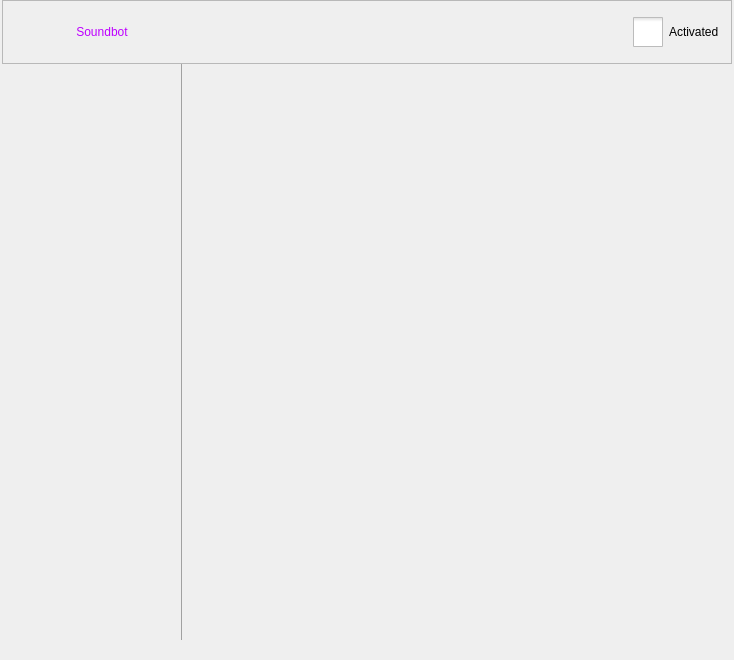
<?xml version="1.0" encoding="UTF-8"?>
<ui version="4.0">
 <class>WSoundBotMainUiClass</class>
 <widget class="QWidget" name="WSoundBotMainUiClass">
  <property name="geometry">
   <rect>
    <x>0</x>
    <y>0</y>
    <width>734</width>
    <height>660</height>
   </rect>
  </property>
  <property name="minimumSize">
   <size>
    <width>0</width>
    <height>660</height>
   </size>
  </property>
  <property name="maximumSize">
   <size>
    <width>16777215</width>
    <height>16777215</height>
   </size>
  </property>
  <property name="windowTitle">
   <string>WSoundBotMainUi</string>
  </property>
  <property name="styleSheet">
   <string notr="true">QWidget{
	font: 12px &quot;微软雅黑&quot;;
}

QFrame#frame_left{
	border:1px;
	border-right:1px solid rgba(80,80,80,125);
}

QPushButton{
	border:none;
	background-position: center;
    background-repeat: no-repeat;
}

QPushButton#pb_back{
	background-image: url(:/QtTest/icon/Setting/soundbot/back.png);
}

QCheckBox#checkBox::indicator {width: 30px; height: 30px;}

QCheckBox#checkBox::indicator:unchecked {image: url(:/QtTest/icon/Setting/off.png);}

QCheckBox#checkBox::indicator:checked {image: url(:/QtTest/icon/Setting/open.png);}
</string>
  </property>
  <layout class="QVBoxLayout" name="verticalLayout_2">
   <property name="spacing">
    <number>0</number>
   </property>
   <property name="leftMargin">
    <number>2</number>
   </property>
   <property name="topMargin">
    <number>0</number>
   </property>
   <property name="rightMargin">
    <number>2</number>
   </property>
   <property name="bottomMargin">
    <number>20</number>
   </property>
   <item>
    <widget class="QFrame" name="frame">
     <property name="minimumSize">
      <size>
       <width>0</width>
       <height>64</height>
      </size>
     </property>
     <property name="maximumSize">
      <size>
       <width>16777215</width>
       <height>64</height>
      </size>
     </property>
     <property name="frameShape">
      <enum>QFrame::StyledPanel</enum>
     </property>
     <property name="frameShadow">
      <enum>QFrame::Raised</enum>
     </property>
     <layout class="QHBoxLayout" name="horizontalLayout_2">
      <item>
       <widget class="QPushButton" name="pb_back">
        <property name="minimumSize">
         <size>
          <width>22</width>
          <height>28</height>
         </size>
        </property>
        <property name="maximumSize">
         <size>
          <width>22</width>
          <height>28</height>
         </size>
        </property>
        <property name="text">
         <string/>
        </property>
       </widget>
      </item>
      <item>
       <widget class="QPushButton" name="pb_back_1">
        <property name="minimumSize">
         <size>
          <width>120</width>
          <height>28</height>
         </size>
        </property>
        <property name="maximumSize">
         <size>
          <width>120</width>
          <height>28</height>
         </size>
        </property>
        <property name="styleSheet">
         <string notr="true">QPushButton{
	font: 24px &quot;微软雅黑&quot;;
	color:qlineargradient(spread:pad, x1:0, y1:0, x2:1, y2:1, stop:0 #0066FF, stop:1 #BD00FF);
}</string>
        </property>
        <property name="text">
         <string>Soundbot</string>
        </property>
       </widget>
      </item>
      <item>
       <spacer name="horizontalSpacer">
        <property name="orientation">
         <enum>Qt::Horizontal</enum>
        </property>
        <property name="sizeHint" stdset="0">
         <size>
          <width>517</width>
          <height>20</height>
         </size>
        </property>
       </spacer>
      </item>
      <item>
       <widget class="QCheckBox" name="checkBox">
        <property name="text">
         <string>Activated</string>
        </property>
       </widget>
      </item>
     </layout>
    </widget>
   </item>
   <item>
    <layout class="QHBoxLayout" name="horizontalLayout">
     <property name="spacing">
      <number>0</number>
     </property>
     <item>
      <widget class="QFrame" name="frame_left">
       <property name="minimumSize">
        <size>
         <width>180</width>
         <height>0</height>
        </size>
       </property>
       <property name="maximumSize">
        <size>
         <width>180</width>
         <height>16777215</height>
        </size>
       </property>
       <property name="frameShape">
        <enum>QFrame::StyledPanel</enum>
       </property>
       <property name="frameShadow">
        <enum>QFrame::Raised</enum>
       </property>
       <layout class="QVBoxLayout" name="verticalLayout">
        <property name="leftMargin">
         <number>0</number>
        </property>
        <property name="rightMargin">
         <number>0</number>
        </property>
        <property name="bottomMargin">
         <number>9</number>
        </property>
        <item>
         <widget class="WNavbarButton" name="pb_sound_page1">
          <property name="minimumSize">
           <size>
            <width>0</width>
            <height>30</height>
           </size>
          </property>
          <property name="maximumSize">
           <size>
            <width>16777215</width>
            <height>30</height>
           </size>
          </property>
          <property name="text">
           <string/>
          </property>
         </widget>
        </item>
        <item>
         <widget class="WNavbarButton" name="pb_sound_page2">
          <property name="minimumSize">
           <size>
            <width>0</width>
            <height>30</height>
           </size>
          </property>
          <property name="maximumSize">
           <size>
            <width>16777215</width>
            <height>30</height>
           </size>
          </property>
          <property name="text">
           <string/>
          </property>
         </widget>
        </item>
        <item>
         <widget class="WNavbarButton" name="pb_sound_page3">
          <property name="minimumSize">
           <size>
            <width>0</width>
            <height>30</height>
           </size>
          </property>
          <property name="maximumSize">
           <size>
            <width>16777215</width>
            <height>30</height>
           </size>
          </property>
          <property name="text">
           <string/>
          </property>
         </widget>
        </item>
        <item>
         <widget class="WNavbarButton" name="pb_sound_page4">
          <property name="minimumSize">
           <size>
            <width>0</width>
            <height>30</height>
           </size>
          </property>
          <property name="maximumSize">
           <size>
            <width>16777215</width>
            <height>30</height>
           </size>
          </property>
          <property name="text">
           <string/>
          </property>
         </widget>
        </item>
        <item>
         <widget class="WNavbarButton" name="pb_sound_page5">
          <property name="minimumSize">
           <size>
            <width>0</width>
            <height>30</height>
           </size>
          </property>
          <property name="maximumSize">
           <size>
            <width>16777215</width>
            <height>30</height>
           </size>
          </property>
          <property name="text">
           <string/>
          </property>
         </widget>
        </item>
        <item>
         <widget class="WNavbarButton" name="pb_sound_page6">
          <property name="minimumSize">
           <size>
            <width>0</width>
            <height>30</height>
           </size>
          </property>
          <property name="maximumSize">
           <size>
            <width>16777215</width>
            <height>30</height>
           </size>
          </property>
          <property name="text">
           <string/>
          </property>
         </widget>
        </item>
        <item>
         <spacer name="verticalSpacer">
          <property name="orientation">
           <enum>Qt::Vertical</enum>
          </property>
          <property name="sizeHint" stdset="0">
           <size>
            <width>20</width>
            <height>216</height>
           </size>
          </property>
         </spacer>
        </item>
       </layout>
      </widget>
     </item>
     <item>
      <widget class="QStackedWidget" name="stackedWidget">
       <widget class="WSoundSourcePage" name="source_page"/>
       <widget class="WTranslationPage" name="trans_page"/>
       <widget class="WVoiceLibPage" name="voice_lib_page"/>
       <widget class="WMyVoicePage" name="myVoice_page"/>
       <widget class="WSpeechSysPage" name="speechSys_page"/>
       <widget class="WHistoryDiaPage" name="history_dia_page"/>
      </widget>
     </item>
    </layout>
   </item>
  </layout>
 </widget>
 <layoutdefault spacing="6" margin="11"/>
 <customwidgets>
  <customwidget>
   <class>WNavbarButton</class>
   <extends>QPushButton</extends>
   <header>widget/model/WNavbarButton.h</header>
  </customwidget>
  <customwidget>
   <class>WSoundSourcePage</class>
   <extends>QWidget</extends>
   <header>WSoundSourcePage.h</header>
   <container>1</container>
  </customwidget>
  <customwidget>
   <class>WTranslationPage</class>
   <extends>QWidget</extends>
   <header>WTranslationPage.h</header>
   <container>1</container>
  </customwidget>
  <customwidget>
   <class>WVoiceLibPage</class>
   <extends>QWidget</extends>
   <header>WVoiceLibPage.h</header>
   <container>1</container>
  </customwidget>
  <customwidget>
   <class>WMyVoicePage</class>
   <extends>QWidget</extends>
   <header>WMyVoicePage.h</header>
   <container>1</container>
  </customwidget>
  <customwidget>
   <class>WSpeechSysPage</class>
   <extends>QWidget</extends>
   <header>WSpeechSysPage.h</header>
   <container>1</container>
  </customwidget>
  <customwidget>
   <class>WHistoryDiaPage</class>
   <extends>QWidget</extends>
   <header>WHistoryDiaPage.h</header>
   <container>1</container>
  </customwidget>
 </customwidgets>
 <resources>
  <include location="../../../AiSound.qrc"/>
 </resources>
 <connections>
  <connection>
   <sender>pb_back</sender>
   <signal>clicked()</signal>
   <receiver>WSoundBotMainUiClass</receiver>
   <slot>slot_sound_back()</slot>
   <hints>
    <hint type="sourcelabel">
     <x>24</x>
     <y>31</y>
    </hint>
    <hint type="destinationlabel">
     <x>105</x>
     <y>-11</y>
    </hint>
   </hints>
  </connection>
  <connection>
   <sender>pb_back_1</sender>
   <signal>clicked()</signal>
   <receiver>WSoundBotMainUiClass</receiver>
   <slot>slot_sound_back()</slot>
   <hints>
    <hint type="sourcelabel">
     <x>71</x>
     <y>29</y>
    </hint>
    <hint type="destinationlabel">
     <x>66</x>
     <y>-15</y>
    </hint>
   </hints>
  </connection>
 </connections>
 <slots>
  <slot>slot_sound_back()</slot>
 </slots>
</ui>
